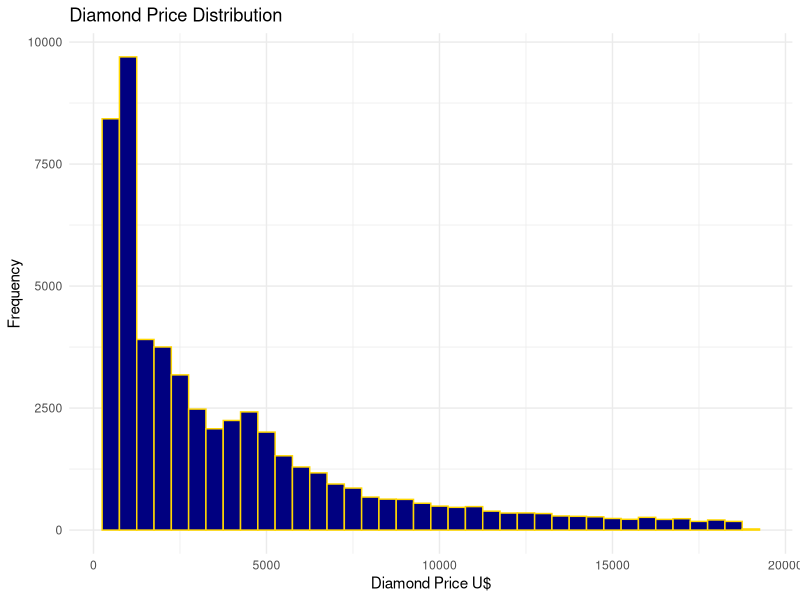
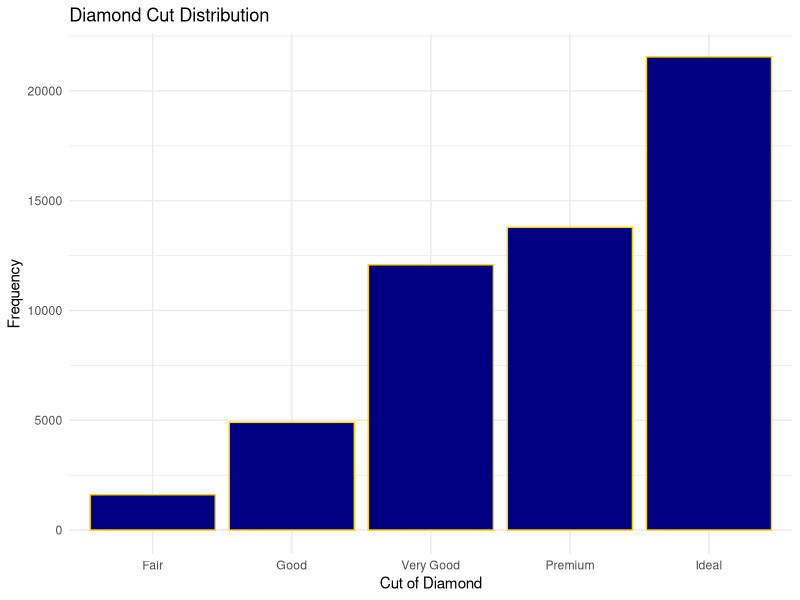
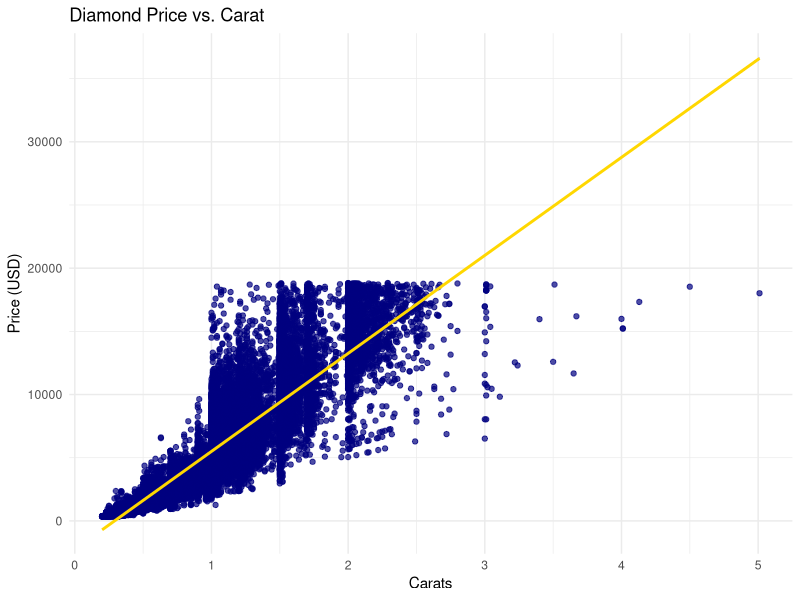
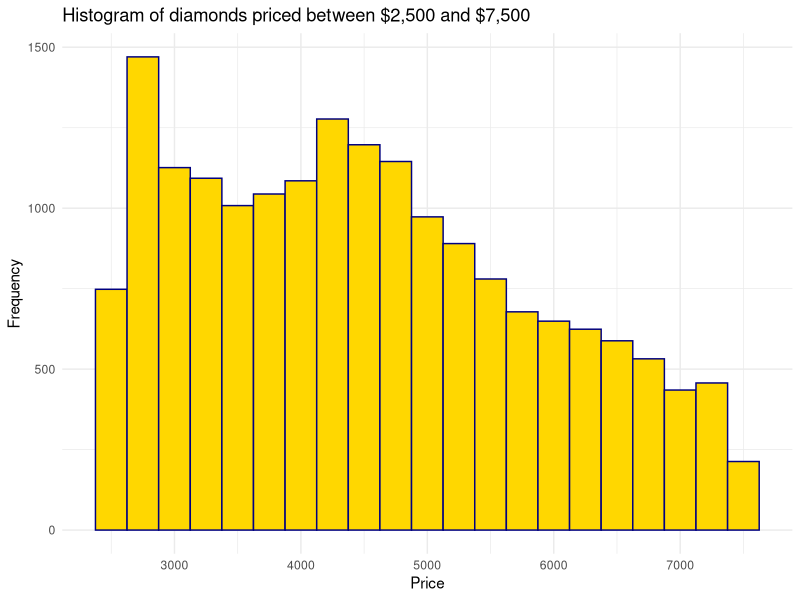
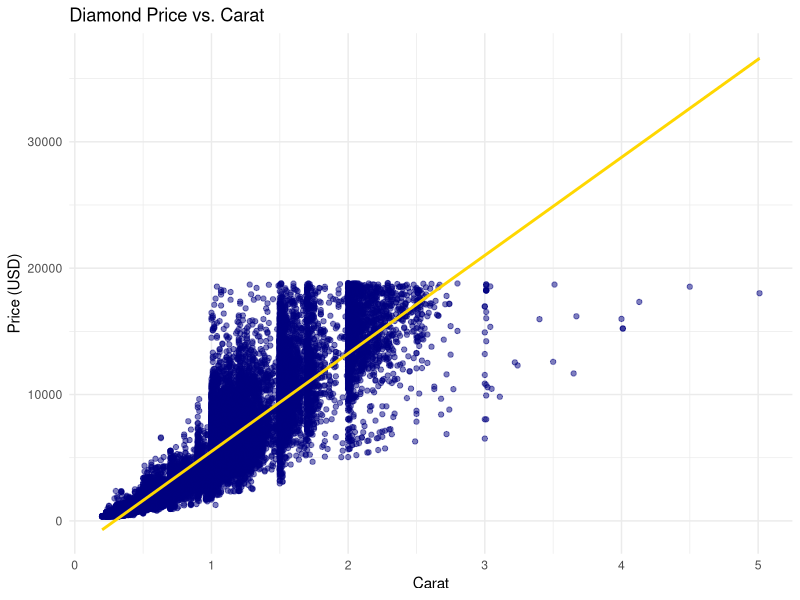
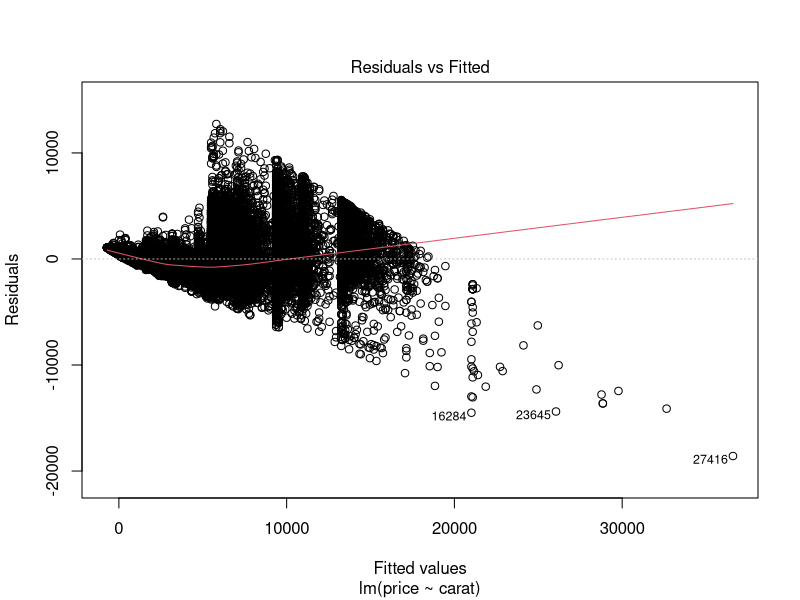
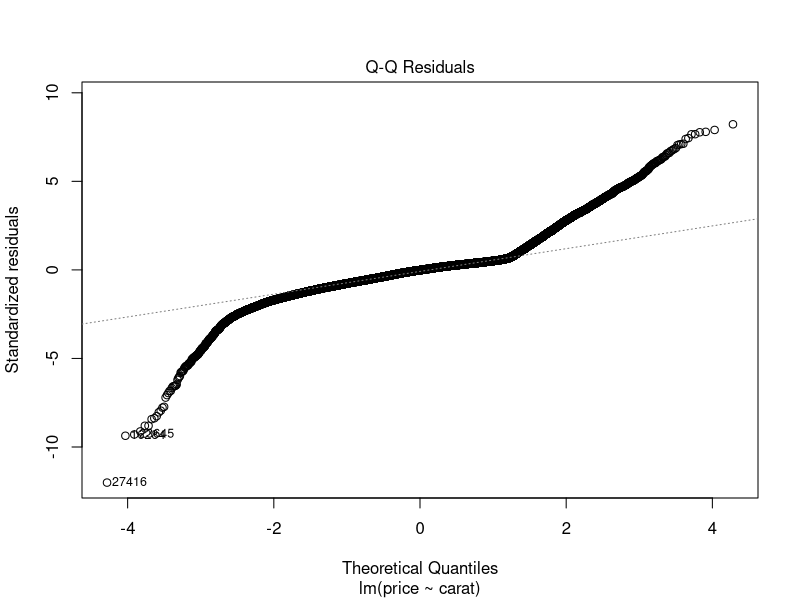
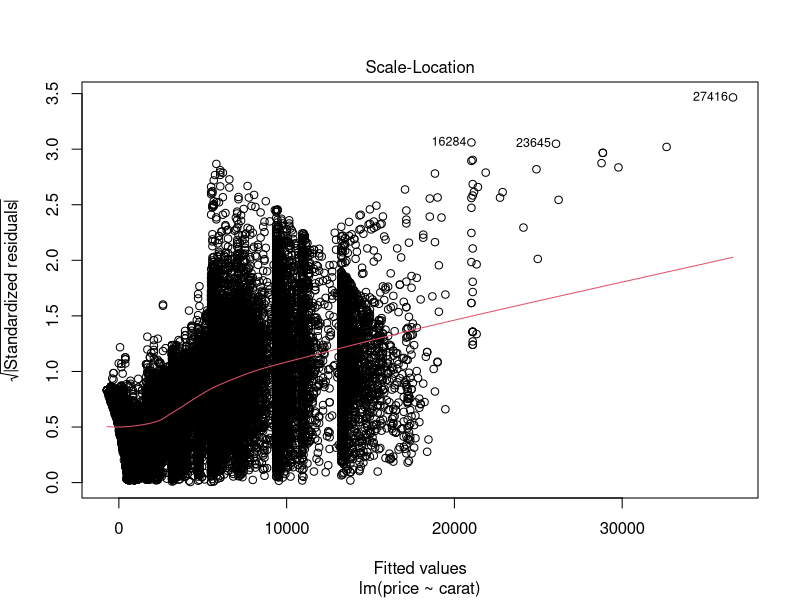

These figures' R source, in order:
## ---- chunk 1
library(tidyverse)
## ---- chunk 2
# load the data
data(diamonds) 

# preview the data
glimpse(diamonds)
# head(diamonds) is another option but glimpse works better here due to the number of columns 
colnames(diamonds) # sometimes it's helpful to see just the column names (more)

# Base R command to get column wise summary statistics of the data
summary(diamonds)
## ---- chunk 3
# code is very similar to last week
# use the piping operator which passes the preceding argument as the first argument of the following function
plot1 <- diamonds %>% ggplot(aes(price)) + 
  geom_histogram(binwidth=500, fill = "navy", color = "gold") + 
  ggtitle("Diamond Price Distribution") + xlab("Diamond Price U$") + ylab("Frequency") + 
  theme_minimal()

# have to call the object in order to see it
plot1
## ---- chunk 4
plot2 <- diamonds %>% ggplot(aes(cut)) + 
  geom_bar(fill = "navy", color = "gold") + 
  ggtitle("Diamond Cut Distribution") + xlab("Cut of Diamond") + ylab("Frequency") + 
  theme_minimal()

plot2
## ---- chunk 5
plot3 <- diamonds %>% ggplot(aes(x = carat, y = price)) +
  geom_point(color = "navy", alpha = 0.7) + 
  geom_smooth(method = "lm", color = "gold") + 
  ggtitle("Diamond Price vs. Carat") + xlab("Carats") + ylab("Price (USD)") +
  theme_minimal()

plot3
## ---- chunk 6
diamonds %>% 
  filter(price < 500)
## ---- chunk 7
diamonds %>% 
  filter(price < 250)
## ---- chunk 8
diamonds %>% 
  filter(price > 15000)
## ---- chunk 9
diamonds %>% 
  filter(price < 7500) %>% 
  filter(price > 2500)
## ---- chunk 10
diamonds %>% 
  filter(price < 7500) %>% 
  filter(price > 2500) %>% 
  ggplot(aes(price)) + 
  geom_histogram(binwidth = 250, color = "navy", fill = "gold") + 
  ggtitle("Histogram of diamonds priced between $2,500 and $7,500") + xlab("Price") + ylab("Frequency") + 
  theme_minimal()
## ---- chunk 11
?lm # see documentation of the function

# pick your covariates - the variables that go into the regression
colnames(diamonds)

# start with a simple 2 variable model
lm1 <- lm(price ~ carat, data = diamonds)
lm1
## ---- chunk 12
plot1_lm <- diamonds %>% ggplot(aes(x = carat, y = price)) +
  geom_point(colour = "navy", alpha = 0.5) + 
  geom_smooth( method = "lm", colour = "gold")+
  ggtitle("Diamond Price vs. Carat") + xlab("Carat") + ylab("Price (USD)") + 
  theme_minimal()
plot1_lm
## ---- chunk 13
plot(lm1)
## ---- chunk 14
summary(lm1)
